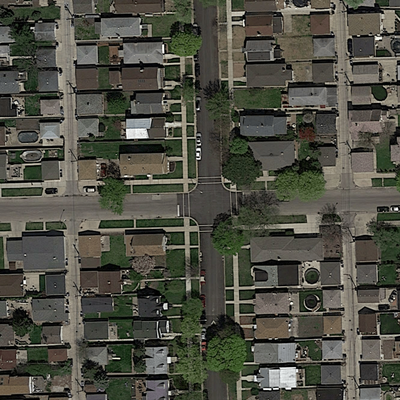
#> input picture training_set/images/satImage_001.png, 400 x 400 px, found by its file name; its folder holds 4 pictures in this run
$ jupyter execute --allow-errors segment_aerial_images.ipynb   (shell and % lines are left out)
#> lines starting #> are read from the running program, lines starting #| are printed output that depends on the picture
[cell 1]
import matplotlib.image as mpimg
import numpy as np
import matplotlib.pyplot as plt
import os,sys
import sklearn
import pandas as pd


from tqdm import tqdm_notebook as tqdmn

import seaborn as sns
import warnings
from PIL import Image

from sklearn.ensemble import RandomForestClassifier as RFC
from sklearn.feature_extraction import image
from sklearn.cluster import spectral_clustering
from sklearn.utils.testing import SkipTest
from sklearn.utils.fixes import sp_version
from sklearn.cross_validation import train_test_split

[cell 2]
#!/usr/bin/python
import os
import sys

import math
import matplotlib.image as mpimg
import numpy as np
import re

[cell 3]
# [12 lines left out: function get_test_statistics, not called in this run]

#> (a cell that did not finish here is left out)

[cell 5]
print("Results for Negative Class")
#> (the rest of this cell did not finish here and is left out)

[cell 6]
print("Results for Negative Class")
#> (the rest of this cell did not finish here and is left out)

[cell 7]
# Helper functions

def load_image(infilename):
    data = mpimg.imread(infilename)
    return data

# [4 lines left out: function img_float_to_uint8, not called in this run]

# Concatenate an image and its groundtruth
def concatenate_images(img, gt_img):
    nChannels = len(gt_img.shape)
    w = gt_img.shape[0]
    h = gt_img.shape[1]
    if nChannels == 3:
        cimg = np.concatenate((img, gt_img), axis=1)
    else:
        gt_img_3c = np.zeros((w, h, 3), dtype=np.uint8)
        gt_img8 = img_float_to_uint8(gt_img)
        gt_img_3c[:,:,0] = gt_img8
        gt_img_3c[:,:,1] = gt_img8
        gt_img_3c[:,:,2] = gt_img8
        img8 = img_float_to_uint8(img)
        cimg = np.concatenate((img8, gt_img_3c), axis=1)
    return cimg

def img_crop(im, w, h):
    list_patches = []
    imgwidth = im.shape[0]
    imgheight = im.shape[1]
    is_2d = len(im.shape) < 3
    for i in range(0,imgheight,h):
        for j in range(0,imgwidth,w):
            if is_2d:
                im_patch = im[j:j+w, i:i+h]
            else:
                im_patch = im[j:j+w, i:i+h, :]
            list_patches.append(im_patch)
    return list_patches

[cell 8]
# Loaded a set of images
root_dir = "training/"

image_dir = root_dir + "images/images/"
files = os.listdir(image_dir)
n = min(20, len(files)) # Load maximum 20 images
print("Loading " + str(n) + " images")
imgs = [load_image(image_dir + files[i]) for i in range(n)]
#> in load_image, data is the input picture: shape (400, 400, 3) float32; mean R, G, B 0.309, 0.309, 0.268
#> call 2 of load_image, with infilename = 'training/images/images/satImage_002.png'
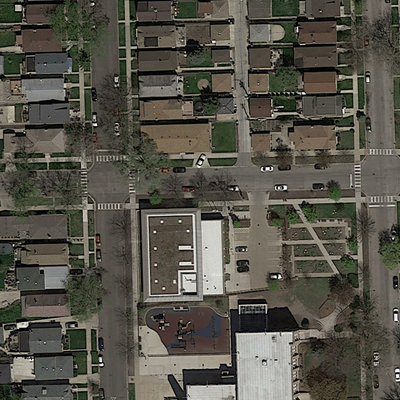
#> input picture training_set/images/satImage_002.png, 400 x 400 px, found by its file name
#> in load_image, data is the input picture: shape (400, 400, 3) float32; mean R, G, B 0.339, 0.329, 0.29
#> call 3 of load_image, with infilename = 'training/images/images/satImage_003.png'
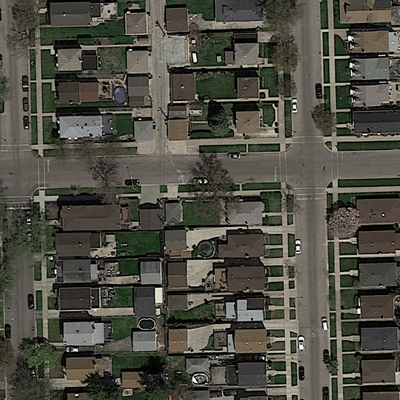
#> input picture training_set/images/satImage_003.png, 400 x 400 px, found by its file name
#> in load_image, data is the input picture: shape (400, 400, 3) float32; mean R, G, B 0.309, 0.304, 0.266
#> call 4 of load_image, with infilename = 'training/images/images/satImage_004.png'
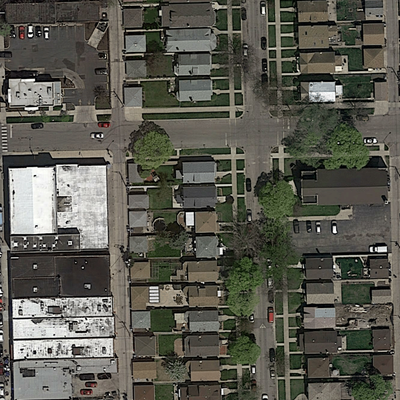
#> input picture training_set/images/satImage_004.png, 400 x 400 px, found by its file name
#> in load_image, data is the input picture: shape (400, 400, 3) float32; mean R, G, B 0.354, 0.351, 0.315
#> imgs = 4 items
print(files[0])

gt_dir = root_dir + "images/groundtruth/"
print("Loading " + str(n) + " images")
gt_imgs = [load_image(gt_dir + files[i]) for i in range(n)]
#> gt_imgs = 4 items
print(files[1])
#> (the rest of this cell did not finish here and is left out)

[cell 9]
print('Image size = ' + str(imgs[0].shape[0]) + ',' + str(imgs[0].shape[1]))
#| Image size = 400,400

# Show first image and its groundtruth image
cimg = concatenate_images(imgs[0], gt_imgs[0])
#> in concatenate_images, `cimg = np.concatenate((img, gt_img), axis=1)`:
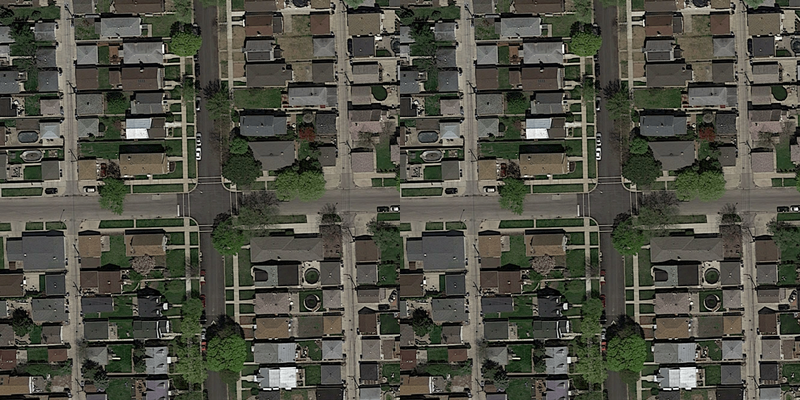
#> cimg: shape (400, 800, 3) float32; mean R, G, B 0.309, 0.309, 0.268
fig1 = plt.figure(figsize=(10, 10))
plt.imshow(cimg, cmap='Greys_r')
#> (the rest of this cell did not finish here and is left out)

[cell 10]
# Extract patches from input images
patch_size = 16 # each patch is 16*16 pixels

img_patches = [img_crop(imgs[i], patch_size, patch_size) for i in range(n)]
#> after the loop in img_crop, `for i in range(0,imgheight,h):`: list_patches = 625 items
#> img_patches = 4 items
gt_patches = [img_crop(gt_imgs[i], patch_size, patch_size) for i in range(n)]
#> gt_patches = 4 items

# Linearize list of patches
img_patches = np.asarray([img_patches[i][j] for i in range(len(img_patches)) for j in range(len(img_patches[i]))])
gt_patches =  np.asarray([gt_patches[i][j] for i in range(len(gt_patches)) for j in range(len(gt_patches[i]))])

[cell 11]
# Extract 6-dimensional features consisting of average RGB color as well as variance
# [5 lines left out: function extract_features, not called in this run]

# Extract 2-dimensional features consisting of average gray color as well as variance
def extract_features_2d(img):
    feat_m = np.mean(img)
    feat_v = np.var(img)
    feat = np.append(feat_m, feat_v)
    return feat

# Extract features for a given image
# [5 lines left out: function extract_img_features, not called in this run]

[cell 12]
# Compute features for each image patch
foreground_threshold = 0.25 # percentage of pixels > 1 required to assign a foreground label to a patch

def value_to_class(v):
    df = np.sum(v)
    if df > foreground_threshold:
        return 1
    else:
        return 0

X = np.asarray([ extract_features_2d(img_patches[i]) for i in range(len(img_patches))])
#> in extract_features_2d, `feat_m = np.mean(img)`: feat_m = 0.191
#> in extract_features_2d, `feat_v = np.var(img)`: feat_v = 0.0147
#> in extract_features_2d, `feat = np.append(feat_m, feat_v)`: feat = [0.191, 0.0147]
#> X = 2500 pairs, first value 0.0761 to 0.951, second value 0.000189 to 0.165
Y = np.asarray([value_to_class(np.mean(gt_patches[i])) for i in range(len(gt_patches))])
#> in value_to_class, `df = np.sum(v)`: df = 0.191
#> Y = 2500 values, max 1 at index 2, min 0 at index 0, mean 0.704

[cell 13]
# Print feature statistics

print('Computed ' + str(X.shape[0]) + ' features')
#| Computed 2500 features
print('Feature dimension = ' + str(X.shape[1]))
#| Feature dimension = 2
print('Number of classes = ' + str(np.max(Y)))  #TODO: fix, length(unique(Y))
#| Number of classes = 1

Y0 = [i for i, j in enumerate(Y) if j == 0]
#> Y0 = 739 values from 0 to 2474
Y1 = [i for i, j in enumerate(Y) if j == 1]
#> Y1 = 1761 values from 2 to 2499
print('Class 0: ' + str(len(Y0)) + ' samples')
#| Class 0: 739 samples
print('Class 1: ' + str(len(Y1)) + ' samples')
#| Class 1: 1761 samples

[cell 14]
# Display a patch that belongs to the foreground class
plt.imshow(gt_patches[Y1[3]], cmap='Greys_r')
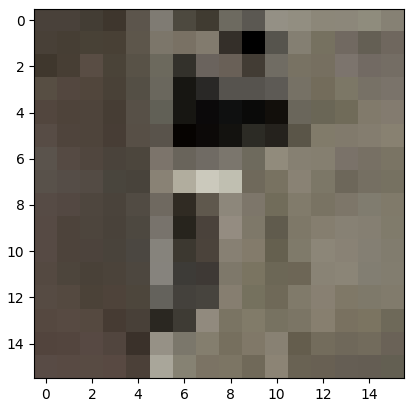
#> figure drawn by matplotlib, 1 panel

[cell 15]
# Plot 2d features using groundtruth to color the datapoints
plt.scatter(X[:, 0], X[:, 1], c=Y, edgecolors='k', cmap=plt.cm.Paired)
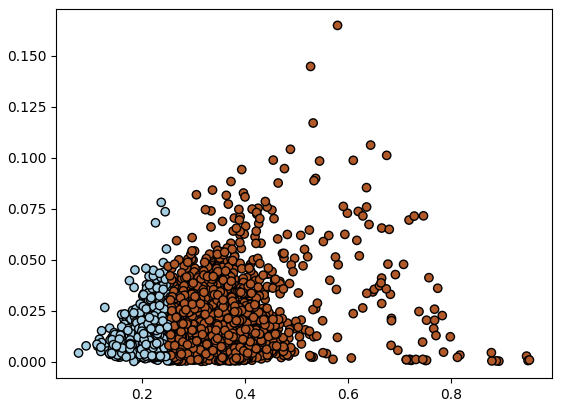
#> figure drawn by matplotlib, 1 panel

[cell 16]
# train a logistic regression classifier

from sklearn import linear_model

# we create an instance of the classifier and fit the data
logreg = linear_model.LogisticRegression(C=1e5, class_weight="balanced")
logreg.fit(X, Y)

[cell 17]
# Predict on the training set
Z = logreg.predict(X)
#> Z = 2500 values, max 1 at index 2, min 0 at index 0, mean 0.702

# Get non-zeros in prediction and grountruth arrays
Zn = np.nonzero(Z)[0]
#> Zn = 1756 values from 2 to 2499
Yn = np.nonzero(Y)[0]
#> Yn = 1761 values from 2 to 2499

TPR = len(list(set(Yn) & set(Zn))) / float(len(Z))
#> TPR = 0.702
print('True positive rate = ' + str(TPR))
#| True positive rate = 0.7024

[cell 18]
# Plot features using predictions to color datapoints
plt.scatter(X[:, 0], X[:, 1], c=Z, edgecolors='k', cmap=plt.cm.Paired)

[cell 19]
# Convert array of labels to an image

# [20 lines left out: functions label_to_img, make_img_overlay, not called in this run]

[cell 20]
# Run prediction on the img_idx-th image
img_idx = 5

#> (the rest of this cell did not finish here and is left out)

#> (a cell that did not finish here is left out)

[cell 22]
# Random fores classifier

[cell 23]
nb_samples = 80
n_estimators_set = np.random.randint(low=1,high=100,size=nb_samples)
max_depth_set = np.random.randint(low=1,high=50,size=nb_samples)

[cell 24]
#RF Models hyperparameters will be optimized according to the f1-score of the positive class
# [16 lines left out: function rf_model_train, not called in this run]

[cell 25]
from sklearn.cross_validation import train_test_split

Xtrain, Xtest, ytrain, ytest = train_test_split(X, Y,
                                                random_state=0)
#> Xtrain = 1875 pairs, first value 0.0908 to 0.951, second value 0.000189 to 0.145; Xtest = 625 pairs, first value 0.0761 to 0.785, second value 0.000377 to 0.165; ytrain = 1875 values, max 1 at index 0, min 0 at index 1, mean 0.707; ytest = 625 values, max 1 at index 1, min 0 at index 0, mean 0.696

[cell 26]
Xtrain_df =pd.DataFrame(Xtrain)
#> Xtrain_df = table of 1875 rows and 2 columns
Xtest_df =pd.DataFrame(Xtest)
#> Xtest_df = table of 625 rows and 2 columns
ytrain_df =pd.DataFrame(ytrain)
#> ytrain_df = table of 1875 rows and 1 columns
ytest_df =pd.DataFrame(ytest)
#> ytest_df = table of 625 rows and 1 columns

[cell 27]
Xtrain_df_norm = (Xtrain_df-Xtrain_df.mean())/Xtrain_df.std()
#> Xtrain_df_norm = table of 1875 rows and 2 columns
Xtest_df_norm = (Xtest_df-Xtest_df.mean())/Xtest_df.std()
#> Xtest_df_norm = table of 625 rows and 2 columns

#> (a cell that did not finish here is left out)

[cell 29]
# Automatize parameter search and return best scoring parameter (score chosen accuracy for positive class)
def grid_search_model(X_train_df,y_train_df,X_test_df,y_test_df,
                      n_estimators_set,max_depth_set):
    final_rf_res = {(est,dep): rf_model_train(Xtrain_df_norm,ytrain_df,Xtest_df_norm,ytest_df,
                                   RFC(n_estimators = est,max_depth = dep, n_jobs=-1))
                    for est,dep in tqdmn(zip(n_estimators_set,max_depth_set))}
    best_params_id = np.argmax(np.array(final_rf_res.values()))
    return list(final_rf_res.keys())[best_params_id],list(final_rf_res.values())[best_params_id]


#> (the rest of this cell did not finish here and is left out)

#> (a cell that did not finish here is left out)

#> (a cell that did not finish here is left out)

[cell 32]
# [12 lines left out: function get_test_statistics, not called in this run]

[cell 33]
y_test_df = ytest_df.values.ravel()
#> y_test_df has the same summary as ytest
